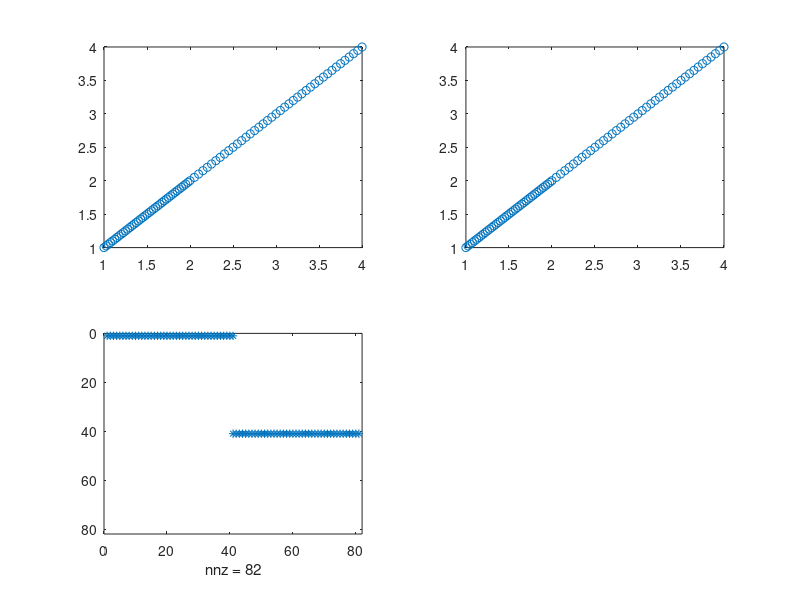

This chart was generated by the following MATLAB code:
%% Make an uneven grid

h = 0.05; % spatial step

% x and y should be twice as dense for values between 1 and 2 as it is for
% values greater than 2

x12 = linspace(1,2,(2/h)+1);
y12 = linspace(1,2,(2/h)+1);

% x23 = linspace(2+h,4,2*((1/h)+1));
% y23 = linspace(2+h,4,2*((1/h)+1));
x23 = (2+h):h:4;
y23 = (2+h):h:4;

x = [x12 x23];
y = [y12 y23];

% visualize
figure;

subplot(2,2,1);
plot(x,x,'o')

subplot(2,2,2);
plot(y,y,'o')

%% Make a matrix with this spacing

nx = length(x);
ny = length(y);

M = zeros(nx,ny);

% check sizes
x_1 = M(x==1, (2>=y)&(y>=1));
x_2 = M(x==2, (4>=y)&(y>=2));

% visualize
M(x==1, (2>=y)&(y>=1)) = 1;
M(x==2, (4>=y)&(y>=2)) = -1;
subplot(2,2,3);
spy(M);
